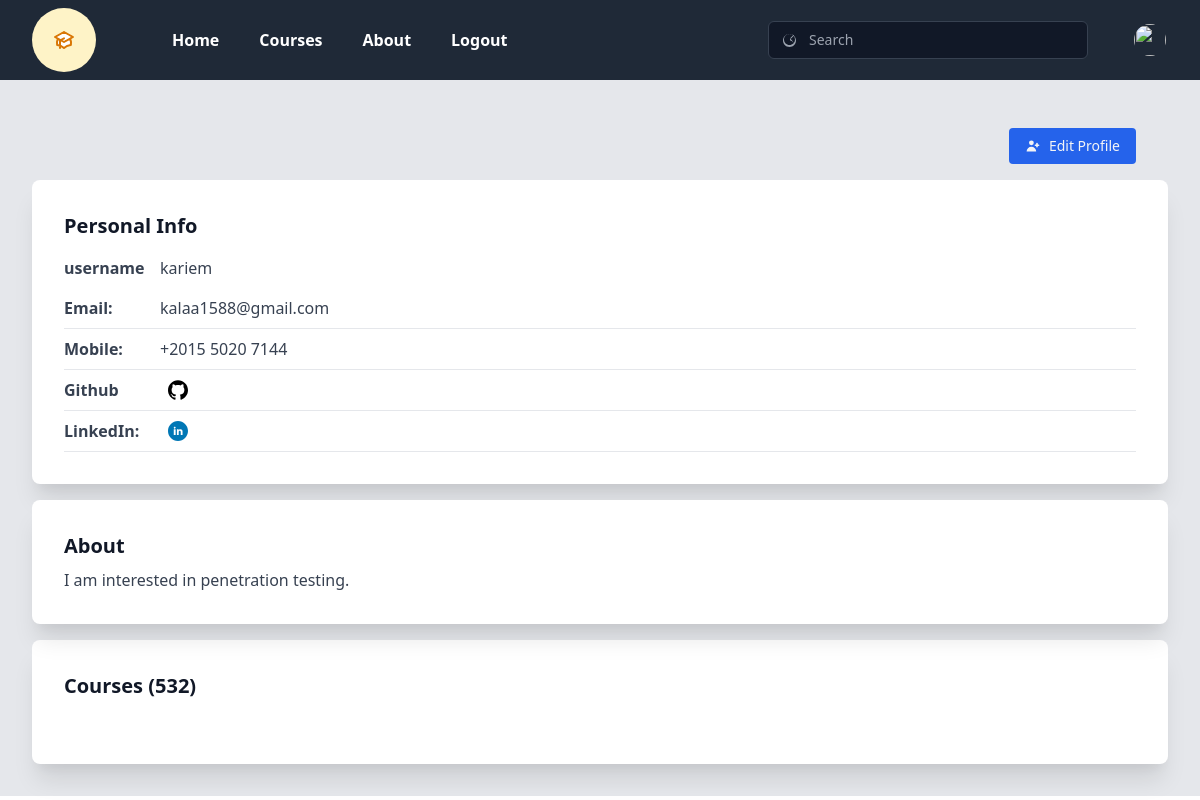
The page / (signed in) on the database its author committed.
### main.py (models this page shows, shortened)
class Students(db.Model, UserMixin):
    student_id = db.Column(db.Integer, primary_key=True)
    student_username = db.Column(db.String(50), unique=True, nullable=False)
    student_email = db.Column(db.String(120), unique=True, nullable=False)
    student_image = db.Column(db.String(20),  nullable=False, default='dd.png')
    student_mobil = db.Column(db.String(20))
    student_headline = db.Column(db.String(120))
    student_about = db.Column(db.String(1000))
    student_password = db.Column(db.String(120), unique=True, nullable=False)

### main.py (the view)
@app.route('/')
def homepage():
   return render_template("homepage.html")

### main.py (called while the page is built)
@login_manager.user_loader
def load_user(student_id):
    return Students.query.get(int(student_id))

### templates/homepage.html (shortened to what this page needs)
{% extends 'base.html' %}
{% block content %}
    {{super() }}
    <div class="h-full bg-gray-200 p-8">
            <div class=" text-left flex-1 flex flex-col items-center lg:items-end justify-end px-8 mt-2">
                <div class="flex items-center space-x-4 mt-2">
                    <a href="{{url_for('updateacount')}}">
                    <button class="flex items-center bg-blue-600 hover:bg-blue-700 text-gray-100 px-4 py-2 rounded text-sm space-x-2 transition duration-100">
                        <svg xmlns="http://www.w3.org/2000/svg" class="h-4 w-4" viewBox="0 0 20 20" fill="currentColor">
                            <path d="M8 9a3 3 0 100-6 3 3 0 000 6zM8 11a6 6 0 016 6H2a6 6 0 016-6zM16 7a1 1 0 10-2 0v1h-1a1 1 0 100 2h1v1a1 1 0 102 0v-1h1a1 1 0 100-2h-1V7z"></path>
                        </svg>
                        <span>Edit Profile</span>
                    </button>
                    </a>
                </div>
            </div>
        <div class="my-4 flex flex-col 2xl:flex-row space-y-4 2xl:space-y-0 2xl:space-x-4">
            <div class="w-full flex flex-col 2xl:w-1/3">
                <div class="flex-1 bg-white rounded-lg shadow-xl p-8">
                    <h4 class="text-xl text-gray-900 font-bold">Personal Info</h4>
                    <ul class="mt-2 text-gray-700">
                        <li class="flex border-y py-2">
                            <span class="font-bold w-24">username</span>
                            <span class="text-gray-700">{{ current_user.student_username }}</span>
                        </li>
                        <li class="flex border-b py-2">
                            <span class="font-bold w-24">Email:</span>
                            <span class="text-gray-700">{{ current_user.student_email }}</span>
                        </li>
                        <li class="flex border-b py-2">
                            <span class="font-bold w-24">Mobile:</span>
                            {{ current_user.student_mobil }}
                        </li>
                        <li class="flex items-center border-b py-2 space-x-2">
                            <span class="font-bold w-24">Github</span>
                            <a href="#" title="Github">
                            </a>
                        </li>
                        <li class="flex items-center border-b py-2 space-x-2">
                            <span class="font-bold w-24">LinkedIn:</span>
                            <a href="#" title="LinkedIn">
                            </a>
                        </li>
                    </ul>
                </div>
            </div>
            <div class="flex flex-col w-full 2xl:w-2/3">
                <div class="flex-1 bg-white rounded-lg shadow-xl p-8">
                    <h4 class="text-xl text-gray-900 font-bold">About</h4>
                    <p class="mt-2 text-gray-700">{{ current_user.student_about }}</p>
                </div>
            </div>
        </div>
        <div class="bg-white rounded-lg shadow-xl p-8">
            <div class="flex items-center justify-between">
                <h4 class="text-xl text-gray-900 font-bold">Courses (532)</h4>
            </div>
        </div>
    </div>
 {% endblock %}

### rows shown on the page
Students: student_username "kariem", student_email "kalaa1588@gmail.com", student_mobil "+2015 5020 7144", student_about "I am interested in penetration testing."
